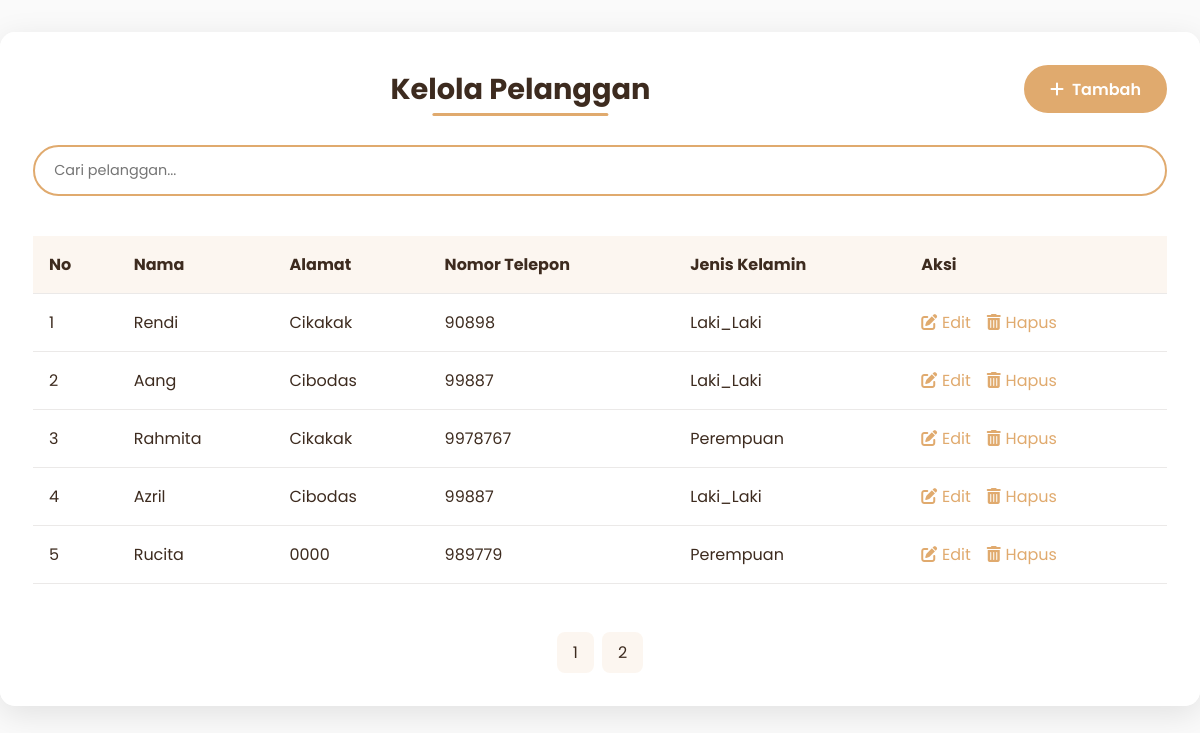
The app's page /admin/pelanggan/pelanggan.php with its own data.
### tables this page shows
CREATE TABLE `pelanggan` (
  `PelangganID` int(10) NOT NULL,
  `NamaPelanggan` varchar(255) DEFAULT NULL,
  `Alamat` text DEFAULT NULL,
  `NomorTelepon` varchar(20) DEFAULT NULL,
  `jk` enum('Laki_Laki','Perempuan') NOT NULL
);

### admin/pelanggan/pelanggan.php (the view, shortened to what this page needs)
<?php
$koneksi = new mysqli("localhost", "root", "", "kasir_reddra");
$results_per_page = 5;
$page = isset($_GET['page']) ? intval($_GET['page']) : 1;
$start_from = ($page - 1) * $results_per_page;
$sql = "SELECT * FROM pelanggan LIMIT $start_from, $results_per_page";
$result = $koneksi->query($sql);
$sql_total = "SELECT COUNT(PelangganID) AS total FROM pelanggan";
$result_total = $koneksi->query($sql_total);
$row_total = $result_total->fetch_assoc();
$total_pages = ceil($row_total["total"] / $results_per_page);
?>
<!DOCTYPE html>
<html>
<head>
    <link rel="stylesheet" href="https://cdnjs.cloudflare.com/ajax/libs/font-awesome/6.4.0/css/all.min.css">
</head>
<body>
    <div class="glass-panel">
        <div class="header">
            <div class="title-wrapper">
                <h2 class="page-title">Kelola Pelanggan</h2>
            </div>
            <div class="btn-group">
                <a href="tambah_pelanggan.php" class="btn btn-primary">
                    <i class="fas fa-plus"></i> Tambah
                </a>
            </div>
        </div>
        <div class="search-box">
            <input type="text" class="search-input" placeholder="Cari pelanggan..." id="searchInput">
        </div>
        <div class="table-container">
            <table class="data-table">
                <thead>
                    <tr>
                        <th>No</th>
                        <th>Nama</th>
                        <th>Alamat</th>
                        <th>Nomor Telepon</th>
                        <th>Jenis Kelamin</th>
                        <th>Aksi</th>
                    </tr>
                </thead>
                <tbody id="tableBody">
                    <?php if ($result && $result->num_rows > 0): ?>
                    <?php $no = 1 + ($page - 1) * $results_per_page; ?>
                    <?php while($row = $result->fetch_assoc()): ?>
                    <tr>
                        <td><?= $no++ ?></td>
                        <td><?= htmlspecialchars($row['NamaPelanggan']) ?></td>
                        <td><?= htmlspecialchars($row['Alamat']) ?></td>
                        <td><?= htmlspecialchars($row['NomorTelepon']) ?></td>
                        <td><?= htmlspecialchars($row['jk']) ?></td>
                        <td>
                            <div class="action-links">
                                <a href="edit_pelanggan.php?id=<?= $row['PelangganID'] ?>" class="action-link">
                                    <i class="fas fa-edit"></i> Edit
                                </a>
                                <a href="#" class="action-link delete-btn" data-id="<?= $row['PelangganID'] ?>">
                                    <i class="fas fa-trash-alt"></i> Hapus
                                </a>
                            </div>
                        </td>
                    </tr>
                    <?php endwhile; ?>
                    <?php else: ?>
                    <tr>
                        <td colspan="6" style="text-align: center; padding: 2rem;">Tidak ada data pelanggan</td>
                    </tr>
                    <?php endif; ?>
                </tbody>
            </table>
        </div>
        <?php if ($total_pages > 1): ?>
        <div class="pagination">
            <?php for ($i = 1; $i <= $total_pages; $i++): ?>
            <a href="?page=<?= $i ?>" class="page-item <?= $i == $page ? 'active' : '' ?>"><?= $i ?></a>
            <?php endfor; ?>
        </div>
        <?php endif; ?>
    </div>
</body>
</html>

### admin/pelanggan/pelanggan.php (style rules this page uses)
* { margin: 0; padding: 0; box-sizing: border-box; font-family: 'Poppins', sans-serif; }
body { background: #fafafa; color: #3D2B1F; }
.glass-panel { background: rgba(255, 255, 255, 0.98); backdrop-filter: blur(15px); border: 1px solid rgba(255, 255, 255, 0.2); box-shadow: 0 8px 32px rgba(0, 0, 0, 0.1); border-radius: 15px; padding: 2rem; margin: 2rem auto; max-width: 1200px; }
.header { display: flex; justify-content: space-between; align-items: center; margin-bottom: 2rem; gap: 1rem; }
.title-wrapper { text-align: center; flex-grow: 1; }
.page-title { font-size: 1.8rem; color: #3D2B1F; position: relative; display: inline-block; padding: 0 1rem; transition: color 0.3s ease, text-shadow 0.3s ease; }
.page-title::after { content: ''; position: absolute; bottom: -5px; left: 50%; transform: translateX(-50%); width: 60%; height: 3px; background: #E0AA6E; border-radius: 2px; }
.btn-group { display: flex; gap: 1rem; align-items: center; }
.btn { padding: 0.6rem 1.5rem; border-radius: 30px; font-weight: 600; transition: all 0.3s ease; text-decoration: none; display: inline-flex; align-items: center; gap: 0.5rem; white-space: nowrap; }
.btn-primary { background: #E0AA6E; color: white; border: 2px solid #E0AA6E; }
.search-box { width: 100%; margin-bottom: 1.5rem; }
.search-input { width: 100%; padding: 0.8rem 1.2rem; border: 2px solid #E0AA6E; border-radius: 30px; font-size: 0.9rem; transition: all 0.3s ease; }
.table-container { overflow-x: auto; }
.data-table { width: 100%; border-collapse: collapse; margin: 1rem 0; }
.data-table th, .data-table td { padding: 1rem; text-align: left; border-bottom: 1px solid rgba(61, 43, 31, 0.1); }
.data-table th { background: rgba(224, 170, 110, 0.1); }
.action-links { display: flex; gap: 1rem; }
.action-link { color: #E0AA6E; transition: all 0.3s ease; text-decoration: none; display: inline-flex; align-items: center; gap: 0.3rem; }
.pagination { display: flex; justify-content: center; gap: 0.5rem; margin-top: 2rem; }
.page-item { padding: 0.5rem 1rem; border-radius: 8px; background: rgba(224, 170, 110, 0.1); color: #3D2B1F; text-decoration: none; }

### records on screen
pelanggan: NamaPelanggan "Rendi", Alamat "Cikakak", NomorTelepon "90898", jk "Laki_Laki"
pelanggan: NamaPelanggan "Aang", Alamat "Cibodas", NomorTelepon "99887", jk "Laki_Laki"
pelanggan: NamaPelanggan "Rahmita", Alamat "Cikakak", NomorTelepon "9978767", jk "Perempuan"
pelanggan: NamaPelanggan "Azril", Alamat "Cibodas", NomorTelepon "99887", jk "Laki_Laki"
pelanggan: NamaPelanggan "Rucita", Alamat "0000", NomorTelepon "989779", jk "Perempuan"
